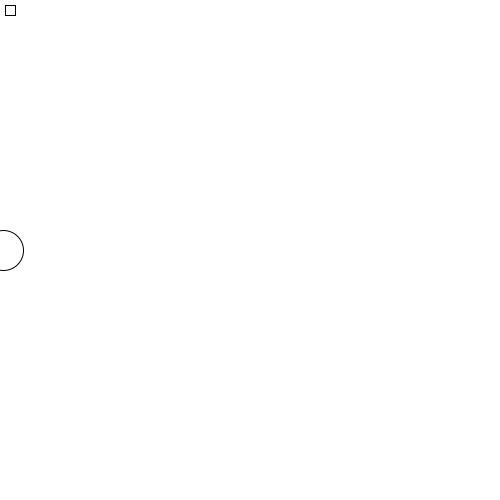
Frame 1 (no input)
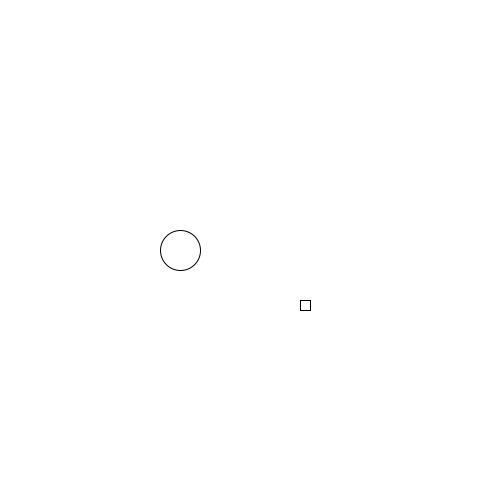
Frame 60 (the mouse pressed at the canvas centre just before this capture)
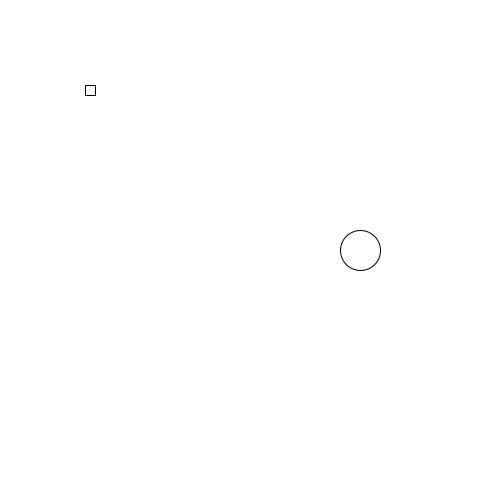
Frame 120 (the mouse held since frame 60 and released just before this capture)

The Processing sketch that drew these frames (run headless with seeded random() and noise(); from frame 60 on, the mouse is pressed at the canvas centre):

// Processing sketch: opdr_8_2_8_3
// ── opdr_8_2_8_3.pde
int x = 0;
int y = 0;
int xBall = 0;

void setup() {
  size(500, 500);
}

void draw() {
  background(255);
  
  // Opdracht 8.2
  x += 5;
  y += 5;
  rect(x, y, 10, 10);
  
  if (x > width) {
    x = -10;
    y = -10;
  }
  
  // Opdracht 8.3
  xBall += 3;
  ellipse(xBall, 250, 40, 40);
  
  if (xBall > width + 20) {
    xBall = -20;
  }
}
